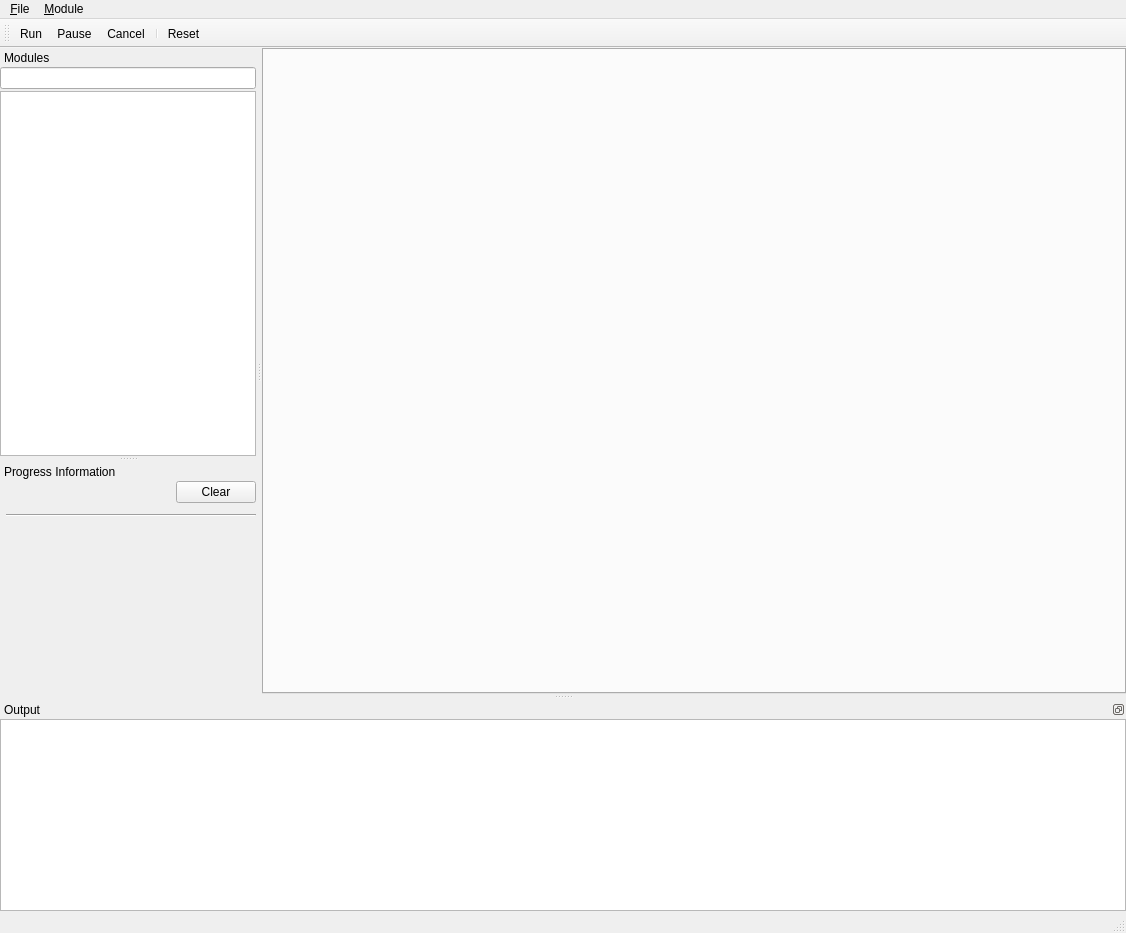
<?xml version="1.0" encoding="UTF-8"?>
<ui version="4.0">
 <class>ctkCmdLineModuleExplorerMainWindow</class>
 <widget class="QMainWindow" name="ctkCmdLineModuleExplorerMainWindow">
  <property name="geometry">
   <rect>
    <x>0</x>
    <y>0</y>
    <width>1126</width>
    <height>933</height>
   </rect>
  </property>
  <property name="windowTitle">
   <string>CTK Command Line Module Explorer</string>
  </property>
  <property name="dockOptions">
   <set>QMainWindow::AllowNestedDocks|QMainWindow::AllowTabbedDocks|QMainWindow::AnimatedDocks</set>
  </property>
  <widget class="QWidget" name="centralwidget">
   <layout class="QHBoxLayout" name="horizontalLayout">
    <property name="margin">
     <number>0</number>
    </property>
    <item>
     <widget class="QTabWidget" name="mainTabWidget">
      <property name="currentIndex">
       <number>-1</number>
      </property>
      <property name="elideMode">
       <enum>Qt::ElideMiddle</enum>
      </property>
      <property name="tabsClosable">
       <bool>true</bool>
      </property>
      <property name="movable">
       <bool>true</bool>
      </property>
     </widget>
    </item>
   </layout>
  </widget>
  <widget class="QMenuBar" name="menubar">
   <property name="geometry">
    <rect>
     <x>0</x>
     <y>0</y>
     <width>1126</width>
     <height>25</height>
    </rect>
   </property>
   <widget class="QMenu" name="menuFile">
    <property name="title">
     <string>&amp;File</string>
    </property>
    <addaction name="actionLoad"/>
    <addaction name="separator"/>
    <addaction name="actionQuit"/>
   </widget>
   <widget class="QMenu" name="menuModule">
    <property name="title">
     <string>&amp;Module</string>
    </property>
    <addaction name="actionRun"/>
    <addaction name="actionPause"/>
    <addaction name="actionCancel"/>
    <addaction name="actionReset"/>
    <addaction name="separator"/>
    <addaction name="actionOptions"/>
   </widget>
   <addaction name="menuFile"/>
   <addaction name="menuModule"/>
  </widget>
  <widget class="QStatusBar" name="statusbar"/>
  <widget class="QToolBar" name="toolBar">
   <property name="windowTitle">
    <string>toolBar</string>
   </property>
   <attribute name="toolBarArea">
    <enum>TopToolBarArea</enum>
   </attribute>
   <attribute name="toolBarBreak">
    <bool>false</bool>
   </attribute>
   <addaction name="actionRun"/>
   <addaction name="actionPause"/>
   <addaction name="actionCancel"/>
   <addaction name="separator"/>
   <addaction name="actionReset"/>
  </widget>
  <widget class="QDockWidget" name="dockWidget">
   <property name="features">
    <set>QDockWidget::NoDockWidgetFeatures</set>
   </property>
   <property name="windowTitle">
    <string>Modules</string>
   </property>
   <attribute name="dockWidgetArea">
    <number>1</number>
   </attribute>
   <widget class="QWidget" name="dockWidgetContents">
    <layout class="QVBoxLayout" name="verticalLayout">
     <property name="spacing">
      <number>2</number>
     </property>
     <property name="margin">
      <number>0</number>
     </property>
     <item>
      <widget class="ctkSearchBox" name="modulesSearchBox"/>
     </item>
     <item>
      <widget class="ctkCmdLineModuleExplorerTreeWidget" name="modulesTreeWidget">
       <property name="editTriggers">
        <set>QAbstractItemView::NoEditTriggers</set>
       </property>
       <property name="textElideMode">
        <enum>Qt::ElideMiddle</enum>
       </property>
       <property name="sortingEnabled">
        <bool>true</bool>
       </property>
       <property name="headerHidden">
        <bool>true</bool>
       </property>
      </widget>
     </item>
    </layout>
   </widget>
  </widget>
  <widget class="QDockWidget" name="dockWidget_2">
   <property name="features">
    <set>QDockWidget::NoDockWidgetFeatures</set>
   </property>
   <property name="windowTitle">
    <string>Progress Information</string>
   </property>
   <attribute name="dockWidgetArea">
    <number>1</number>
   </attribute>
   <widget class="QWidget" name="dockWidgetContents_2">
    <layout class="QVBoxLayout" name="verticalLayout_2">
     <property name="spacing">
      <number>0</number>
     </property>
     <property name="margin">
      <number>0</number>
     </property>
     <item>
      <widget class="QWidget" name="progressContainer" native="true">
       <layout class="QVBoxLayout" name="verticalLayout_4">
        <property name="spacing">
         <number>2</number>
        </property>
        <property name="leftMargin">
         <number>6</number>
        </property>
        <property name="topMargin">
         <number>0</number>
        </property>
        <property name="rightMargin">
         <number>0</number>
        </property>
        <property name="bottomMargin">
         <number>0</number>
        </property>
        <item>
         <layout class="QHBoxLayout" name="horizontalLayout_2">
          <item>
           <spacer name="horizontalSpacer">
            <property name="orientation">
             <enum>Qt::Horizontal</enum>
            </property>
            <property name="sizeHint" stdset="0">
             <size>
              <width>40</width>
              <height>20</height>
             </size>
            </property>
           </spacer>
          </item>
          <item>
           <widget class="QPushButton" name="ClearButton">
            <property name="text">
             <string>Clear</string>
            </property>
           </widget>
          </item>
         </layout>
        </item>
        <item>
         <widget class="QScrollArea" name="scrollArea">
          <property name="frameShape">
           <enum>QFrame::NoFrame</enum>
          </property>
          <property name="widgetResizable">
           <bool>true</bool>
          </property>
          <widget class="QWidget" name="scrollAreaContent">
           <property name="geometry">
            <rect>
             <x>0</x>
             <y>0</y>
             <width>250</width>
             <height>194</height>
            </rect>
           </property>
           <layout class="QVBoxLayout" name="verticalLayout_5">
            <property name="leftMargin">
             <number>0</number>
            </property>
            <property name="rightMargin">
             <number>0</number>
            </property>
            <item>
             <widget class="Line" name="line">
              <property name="orientation">
               <enum>Qt::Horizontal</enum>
              </property>
             </widget>
            </item>
            <item>
             <widget class="ctkCmdLineModuleExplorerProgressListWidget" name="progressListWidget" native="true"/>
            </item>
            <item>
             <spacer name="verticalSpacer">
              <property name="orientation">
               <enum>Qt::Vertical</enum>
              </property>
              <property name="sizeHint" stdset="0">
               <size>
                <width>20</width>
                <height>64</height>
               </size>
              </property>
             </spacer>
            </item>
           </layout>
          </widget>
         </widget>
        </item>
       </layout>
      </widget>
     </item>
    </layout>
   </widget>
  </widget>
  <widget class="QDockWidget" name="dockWidget_3">
   <property name="features">
    <set>QDockWidget::DockWidgetFloatable|QDockWidget::DockWidgetMovable</set>
   </property>
   <property name="allowedAreas">
    <set>Qt::BottomDockWidgetArea|Qt::RightDockWidgetArea|Qt::TopDockWidgetArea</set>
   </property>
   <property name="windowTitle">
    <string>Output</string>
   </property>
   <attribute name="dockWidgetArea">
    <number>8</number>
   </attribute>
   <widget class="QWidget" name="dockWidgetContents_3">
    <layout class="QVBoxLayout" name="verticalLayout_3">
     <property name="margin">
      <number>0</number>
     </property>
     <item>
      <widget class="ctkCmdLineModuleExplorerOutputText" name="outputText">
       <property name="readOnly">
        <bool>true</bool>
       </property>
      </widget>
     </item>
    </layout>
   </widget>
  </widget>
  <action name="actionRun">
   <property name="icon">
    <iconset resource="ctkCmdLineModuleExplorer.qrc">
     <normaloff>:/icons/run.png</normaloff>:/icons/run.png</iconset>
   </property>
   <property name="text">
    <string>Run</string>
   </property>
   <property name="toolTip">
    <string>Run module</string>
   </property>
   <property name="shortcut">
    <string>Ctrl+R</string>
   </property>
  </action>
  <action name="actionCancel">
   <property name="icon">
    <iconset resource="ctkCmdLineModuleExplorer.qrc">
     <normaloff>:/icons/stop.png</normaloff>:/icons/stop.png</iconset>
   </property>
   <property name="text">
    <string>&amp;Cancel</string>
   </property>
   <property name="toolTip">
    <string>Cancel module</string>
   </property>
   <property name="shortcut">
    <string>Ctrl+C</string>
   </property>
  </action>
  <action name="actionLoad">
   <property name="text">
    <string>&amp;Load Modules...</string>
   </property>
   <property name="toolTip">
    <string>Load module</string>
   </property>
   <property name="shortcut">
    <string>Ctrl+L</string>
   </property>
  </action>
  <action name="actionQuit">
   <property name="text">
    <string>E&amp;xit</string>
   </property>
  </action>
  <action name="actionPause">
   <property name="checkable">
    <bool>true</bool>
   </property>
   <property name="icon">
    <iconset resource="ctkCmdLineModuleExplorer.qrc">
     <normaloff>:/icons/pause.png</normaloff>:/icons/pause.png</iconset>
   </property>
   <property name="text">
    <string>&amp;Pause</string>
   </property>
   <property name="toolTip">
    <string>Pause module</string>
   </property>
   <property name="shortcut">
    <string>Ctrl+P</string>
   </property>
  </action>
  <action name="actionOptions">
   <property name="text">
    <string>&amp;Options...</string>
   </property>
  </action>
  <action name="actionReset">
   <property name="text">
    <string>Reset</string>
   </property>
   <property name="toolTip">
    <string>Reset to default values</string>
   </property>
  </action>
 </widget>
 <customwidgets>
  <customwidget>
   <class>ctkSearchBox</class>
   <extends>QLineEdit</extends>
   <header>ctkSearchBox.h</header>
  </customwidget>
  <customwidget>
   <class>ctkCmdLineModuleExplorerOutputText</class>
   <extends>QTextEdit</extends>
   <header>ctkCmdLineModuleExplorerOutputText.h</header>
  </customwidget>
  <customwidget>
   <class>ctkCmdLineModuleExplorerProgressListWidget</class>
   <extends>QWidget</extends>
   <header>ctkCmdLineModuleExplorerProgressListWidget.h</header>
   <container>1</container>
  </customwidget>
  <customwidget>
   <class>ctkCmdLineModuleExplorerTreeWidget</class>
   <extends>QTreeView</extends>
   <header>ctkCmdLineModuleExplorerTreeWidget.h</header>
  </customwidget>
 </customwidgets>
 <resources>
  <include location="ctkCmdLineModuleExplorer.qrc"/>
 </resources>
 <connections/>
</ui>
